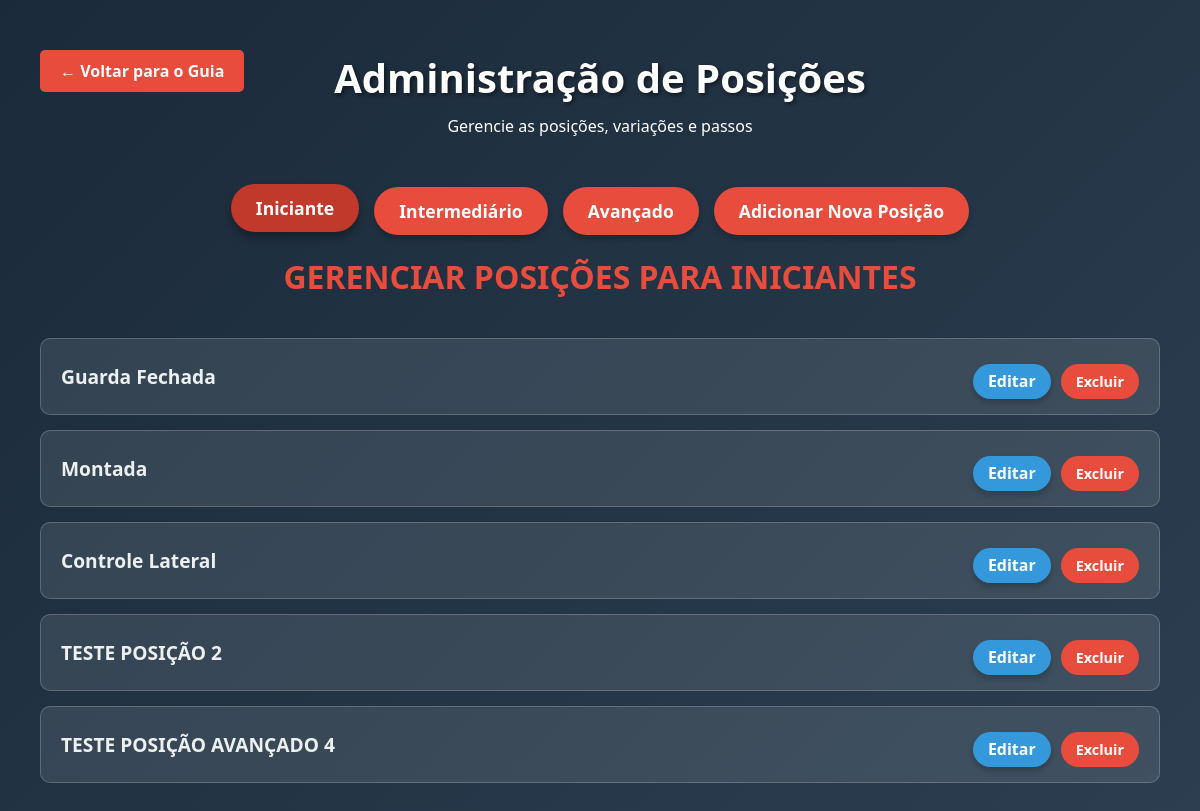
/admin, run on an earlier commit of the app's database.
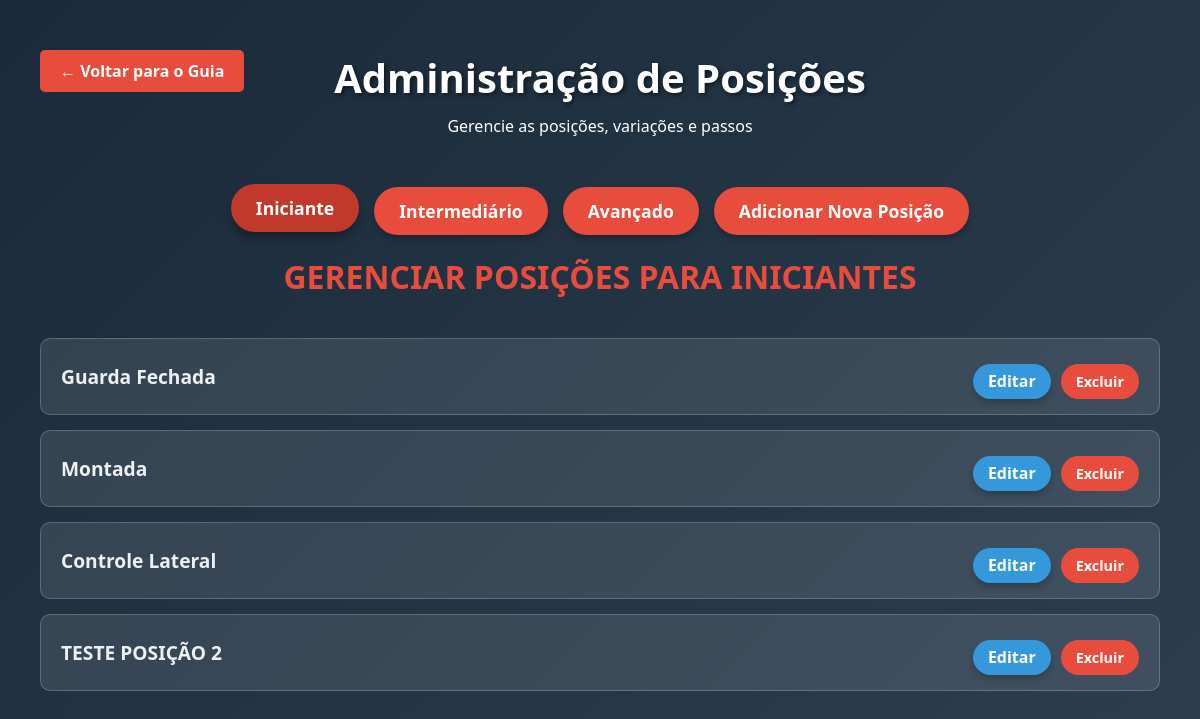
And on a later commit of the database.
### models/guia.py (models this page shows, shortened)
class Position(db.Model):
    __tablename__ = 'positions'
    id = db.Column(db.Integer, primary_key=True)
    name = db.Column(db.String(100), nullable=False)
    description = db.Column(db.Text, nullable=False)
    image = db.Column(db.String(100), nullable=True) # A imagem da posição
    level = db.Column(db.String(50), nullable=False)
    variations = db.relationship('Variation', backref='position', lazy=True, cascade="all, delete-orphan")

### controllers/controller.py (the view)
def admin_bjj():
    positions = Position.query.filter_by(level='beginner').all()
    return render_template('adm/admin.html', positions=positions)

### view/adm/admin.html (shortened to what this page needs)
{% extends 'templates/base.html' %}
    {% block conteudo %}
    <header>
        <div>
            <a href="{{ url_for('guiabjj_route') }}" class="back-button" style="display: block; text-decoration: none;">← Voltar para o Guia</a>
        </div>
        <h1>Administração de Posições</h1>
        <p>Gerencie as posições, variações e passos</p>
    </header>
    <div class="controls admin-controls">
        <a href="{{ url_for('admin_route') }}" class="level-btn active">Iniciante</a>
        <a href="{{ url_for('interadm_route') }}" class="level-btn">Intermediário</a>
        <a href="{{ url_for('avancadm_route') }}" class="level-btn">Avançado</a>
        <a href="{{ url_for('add_position_beginner') }}" class="add-position-btn">Adicionar Nova Posição</a>
    </div>
    <div id="admin-content-container">
        <h2 class="level-header">Gerenciar Posições para Iniciantes</h2>
        <div class="admin-list">
            {% for position in positions %}
            <div class="admin-position-item">
                <span>{{ position.name }}</span>
                <div class="admin-position-actions">
                    <a class="action-btn edit-btn" href="{{ url_for('edit_position_beginner', position_id=position.id) }}" >Editar</a>
                     <form action="{{ url_for('delete_position_beginner', position_id=position.id) }}" method="post" onsubmit="return confirm('Tem certeza que deseja excluir esta posição?');" >
                        <button class="action-btn delete-btn" type="submit" >Excluir</button>
                    </form>
                </div>
            </div>
            {% endfor %}
        </div>
    </div>
{% endblock %}

### view/templates/base.html (shortened to what this page needs)
<html lang="pt-BR">
<head>
    <link rel="stylesheet" href="{{ url_for('static', filename='css/styles.css') }}">
    <link rel="stylesheet" href="{{ url_for('static', filename='css/styles2.css') }}">
</head>
<body>
    {% block conteudo %}
    {% endblock %}
</body>
</html>

### static/css/styles.css (style rules this page uses)
:root { --primary: #2c3e50; --secondary: #e74c3c; --light: #ecf0f1; --dark-bg: #1a2a3a; --card-bg: rgba(255,255,255,0.1); --border-color: rgba(255,255,255,0.2); }
* { margin: 0; padding: 0; box-sizing: border-box; font-family: 'Segoe UI', Tahoma, Geneva, Verdana, sans-serif; }
body { background: linear-gradient(135deg, var(--dark-bg), var(--primary)); color: white; min-height: 100vh; padding: 20px; }
header { text-align: center; padding: 30px 0; position: relative; }
h1 { font-size: 2.5rem; margin-bottom: 10px; text-shadow: 2px 2px 4px rgba(0,0,0,0.5); }
.controls { display: flex; justify-content: center; gap: 15px; margin: 20px 0; flex-wrap: wrap; }
.level-btn, .admin-button, .botao-link-admin, .add-position-btn, .action-btn, .save-btn, .cancel-btn { background: var(--secondary); color: white; border: none; padding: 12px 25px; border-radius: 30px; font-size: 1.1rem; cursor: pointer; transition: all 0.3s; font-weight: bold; box-shadow: 0 4px 6px rgba(0,0,0,0.2); text-decoration: none; }
.level-btn:hover, .level-btn.active, .admin-button:hover, .admin-button.active, .botao-link-admin, .add-position-btn:hover, .add-position-btn.active, .action-btn:hover, .action-btn.active, .save-btn:hover, .save-btn.active, .cancel-btn:hover, .cancel-btn.active { background: #c0392b; transform: translateY(-3px); box-shadow: 0 6px 8px rgba(0,0,0,0.3); }
.level-header { text-align: center; margin: 20px 0; font-size: 2rem; color: var(--secondary); text-transform: uppercase; }
.back-button { background: var(--secondary); color: white; border: none; padding: 10px 20px; border-radius: 5px; cursor: pointer; position: absolute; left: 20px; top: 30px; font-weight: bold; display: none; }
.admin-controls { display: flex; justify-content: center; gap: 15px; margin: 20px 0; flex-wrap: wrap; }
.admin-list { max-width: 1200px; margin: 0 auto; padding: 20px; }
.admin-position-item { background: var(--card-bg); border-radius: 10px; padding: 15px 20px; margin-bottom: 15px; display: flex; justify-content: space-between; align-items: center; border: 1px solid var(--border-color); flex-wrap: wrap; }
.admin-position-item span { font-size: 1.2rem; font-weight: bold; color: var(--light); }
.admin-position-actions, .botao-link { display: flex; gap: 10px; margin-top: 10px; }
.admin-position-actions button, .botao-link { padding: 8px 15px; font-size: 0.9rem; border-radius: 20px; box-shadow: none; }
.admin-position-actions button.edit-btn, a.edit-btn { background: #3498db; padding: 6px 15px; font-size: 1rem; }
.admin-position-actions button.delete-btn { background: #e74c3c; }

What changed in the data, as far as the page shows it:
removed Position: name "TESTE POSIÇÃO AVANÇADO 4"
